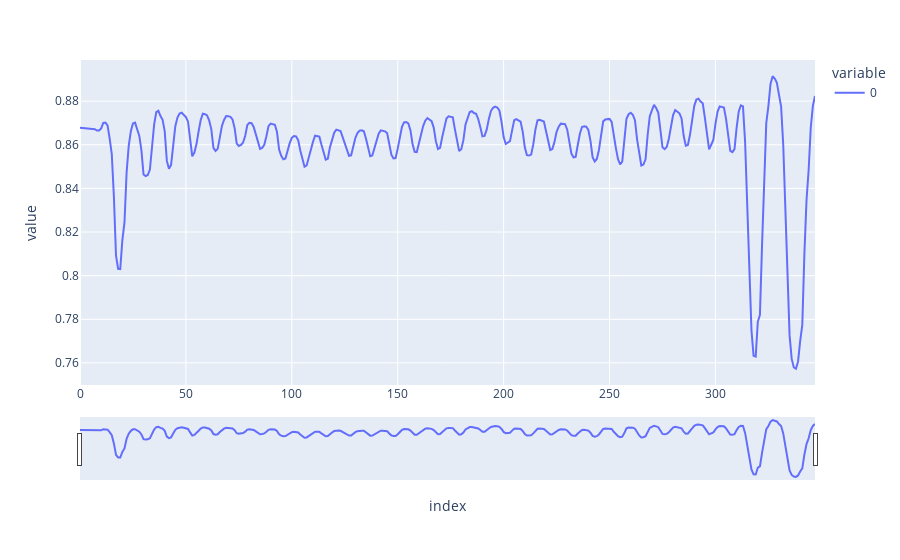

The notebook cell this image was saved under:
### Code cell
import plotly.express as px
import numpy as np
import pandas as pd

fig=px.line(right_ankle_y)
# Add range slider
fig.update_layout(xaxis=dict(rangeslider=dict(visible=True),
                             type="linear"))


fig.show()

### Figure 1 — Plotly figure (JSON) as saved in the notebook; plotly's stock layout.template omitted (floating-point values rounded to 4 significant figures; data arrays with more than 128 entries replaced by an {"elided": "..."} marker saying what was removed)
{"data": [{"hovertemplate": "variable=0<br>index=%{x}<br>value=%{y}<extra></extra>", "legendgroup": "0", "line": {"color": "#636efa", "dash": "solid"}, "marker": {"symbol": "circle"}, "mode": "lines", "name": "0", "orientation": "v", "showlegend": true, "type": "scatter", "x": {"elided": "348 int values"}, "xaxis": "x", "y": {"elided": "348 float values"}, "yaxis": "y"}], "layout": {"legend": {"title": {"text": "variable"}, "tracegroupgap": 0}, "margin": {"t": 60}, "xaxis": {"anchor": "y", "domain": [0, 1], "rangeslider": {"visible": true}, "title": {"text": "index"}, "type": "linear"}, "yaxis": {"anchor": "x", "domain": [0, 1], "title": {"text": "value"}}}}
